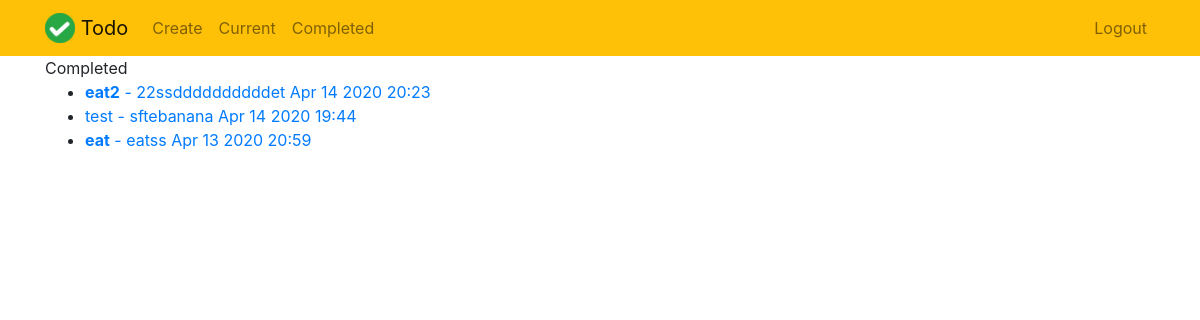
The page /completed/ (signed in) on the database as committed earlier.
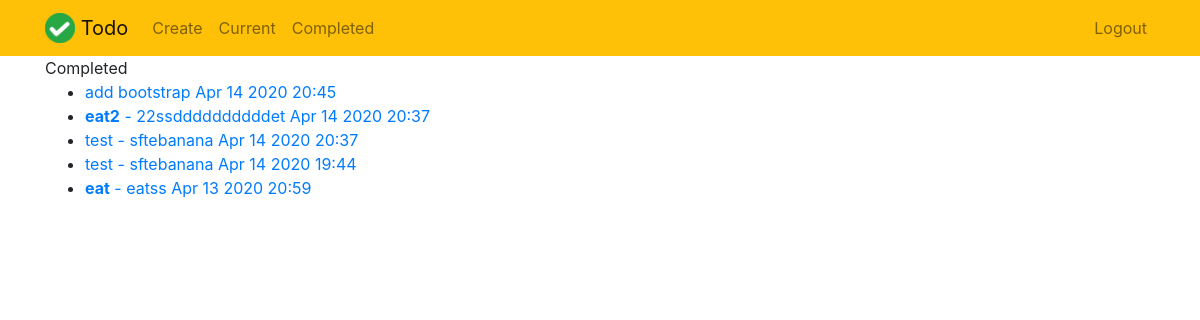
The same page on the database as committed later.
### todo/models.py (models this page shows, shortened)
class Todo(models.Model):
    title = models.CharField(max_length=100) #max length is 100 letters
    memo = models.TextField(blank=True) #can fill in empty
    datecreated = models.DateTimeField(auto_now_add=True) #show when it was created
    datecompleted = models.DateTimeField(null=True, blank=True) #when it was finished
    importance = models.BooleanField(default=False) #checkbox  importance of todo
    user = models.ForeignKey(User, on_delete=models.CASCADE) #stores relationship with user(user id)

### todo/views.py (the view)
# urls.py: path('completed/', views.completedtodos, name='completedtodos'),
@login_required
def completedtodos(request):
    todos = Todo.objects.filter(user=request.user, datecompleted__isnull=False).order_by('-datecompleted')
    return render(request, 'todo/completedtodos.html', {'todos':todos})

### todo/templates/todo/completedtodos.html
{% extends 'todo/base.html' %}
{% block content %}
Completed
<ul>
{% for todo in todos %}
    <li>
        <a href="{% url 'viewtodo' todo.id %}">
        {% if todo.importance %}<b>{% endif %}{{ todo.title }}{% if todo.importance %}</b>{% endif %}
        {% if todo.memo %} - {{ todo.memo }}{% endif %}
        {{ todo.datecompleted|date:'M j Y H:i' }}
        </a>
    </li>
{% endfor %}
</ul>
{% endblock %}

### todo/templates/todo/base.html (shortened to what this page needs)
<!doctype html>
<html lang="en">
<head>
    <link rel="stylesheet" href="https://stackpath.bootstrapcdn.com/bootstrap/4.4.1/css/bootstrap.min.css">
{% load static %}
</head>
<body>
<nav class="navbar navbar-expand-md navbar-light bg-warning">
<div class="container">
    <a class="navbar-brand" href="{% url 'home' %}">
         <img src="{% static 'todo/logo.png' %}" width="30" height="30" class="d-inline-block align-top">
        <span>Todo</span>
    </a>
    <div class="collapse navbar-collapse" id="navbarNav">
    {% if user.is_authenticated %}
        <ul class="navbar-nav mr-auto">
                <li class="nav-item {{ current }}">
                    <a class="nav-link" href="{% url 'createtodos' %}">Create</a>
                </li>
                <li class="nav-item {{ completed }}">
                    <a class="nav-link" href="{% url 'currenttodos' %}">Current</a>
                </li>
                <li class="nav-item {{ create }}">
                    <a class="nav-link" href="{% url 'completedtodos' %}">Completed</a>
                </li>
        </ul>
    {% endif %}
    <ul class="navbar-nav ml-auto">
            {% if user.is_authenticated %}
                <li class="nav-item">
                    <a href="#" onclick="$('#signOutBtn').click()" class="nav-link">Logout</a>
                </li>
            {% endif %}
        </ul>
    </div>
</div>
</nav>
<div class="container">
{% block content %}{% endblock %}
</div>
</body>
</html>

Rows that differ between the two databases and show on the page:
added Todo: title "add bootstrap", datecompleted "Apr 14 2020 20:45"
changed Todo "eat2": datecompleted "Apr 14 2020 20:23" → "Apr 14 2020 20:37"
now on this page (row edited): Todo: title "test", memo "sftebanana", datecompleted "Apr 14 2020 20:37"
